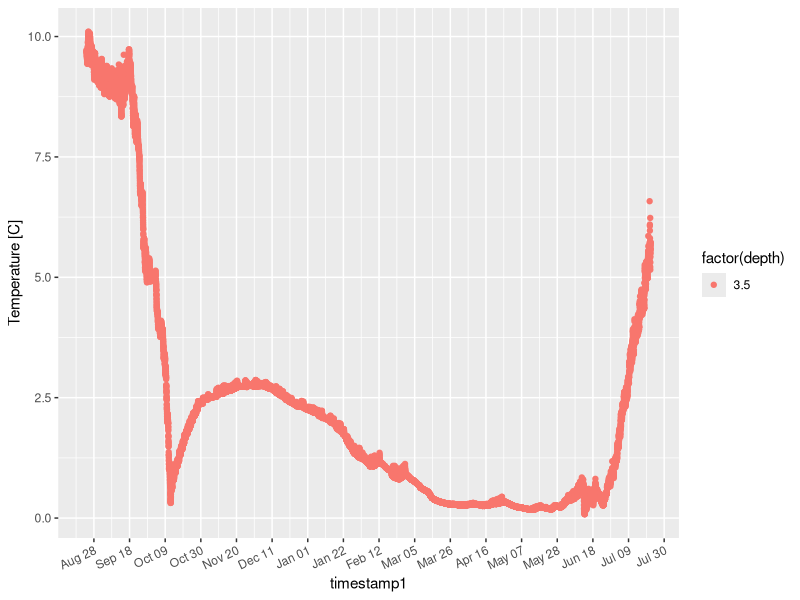
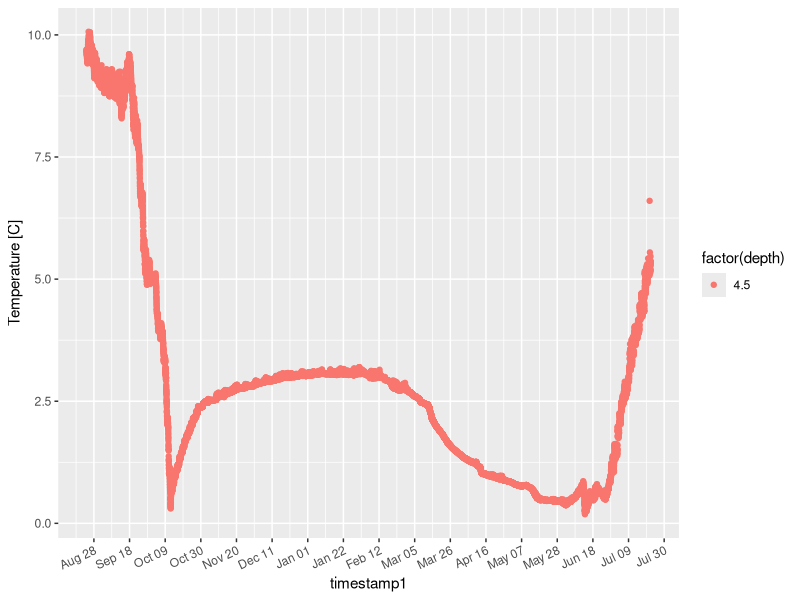
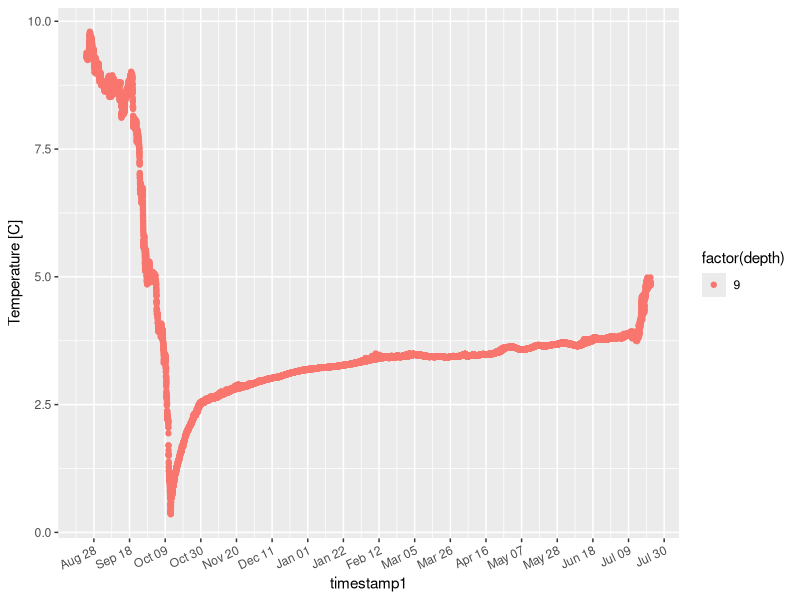
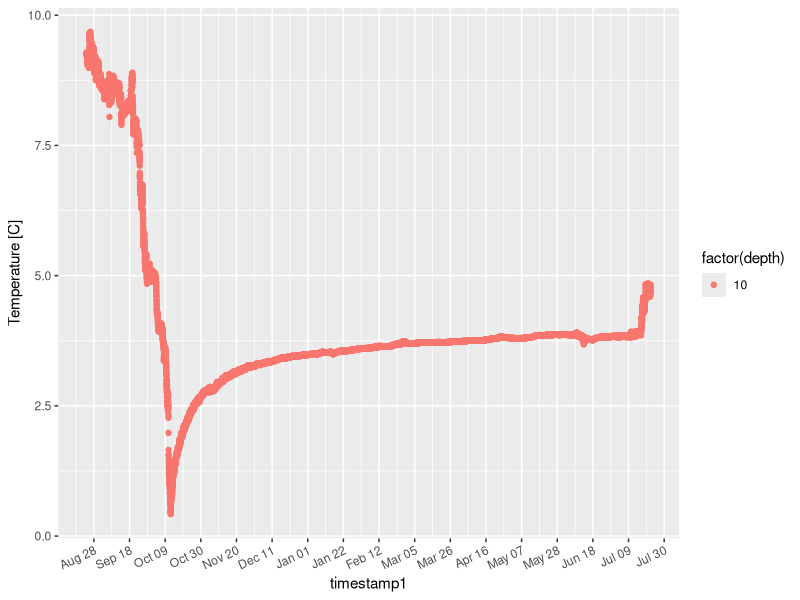
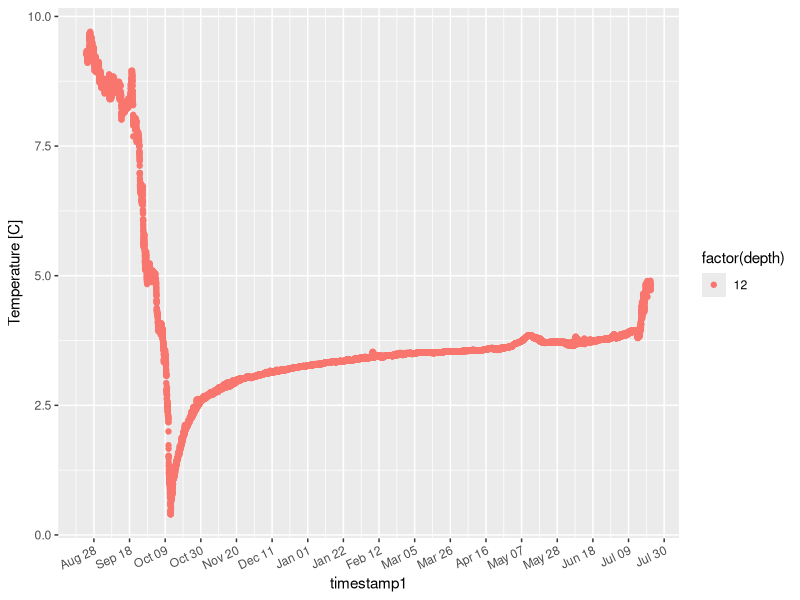
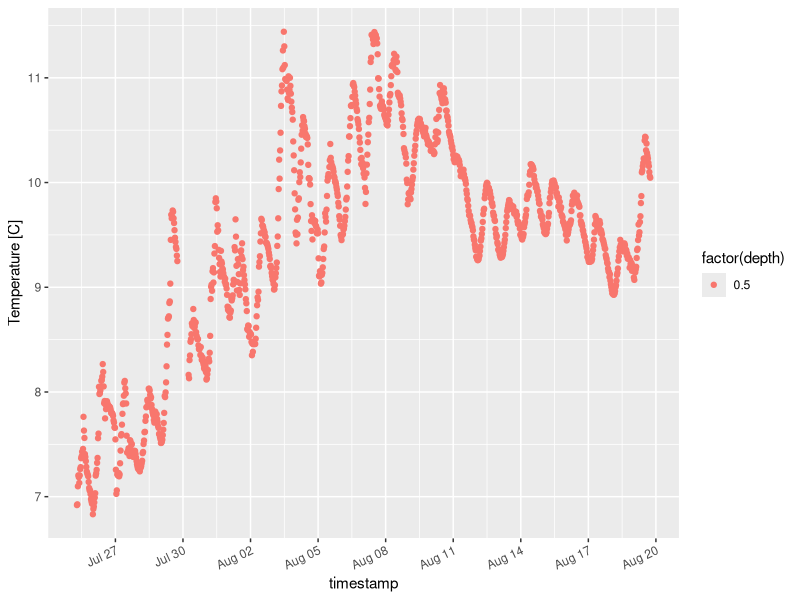
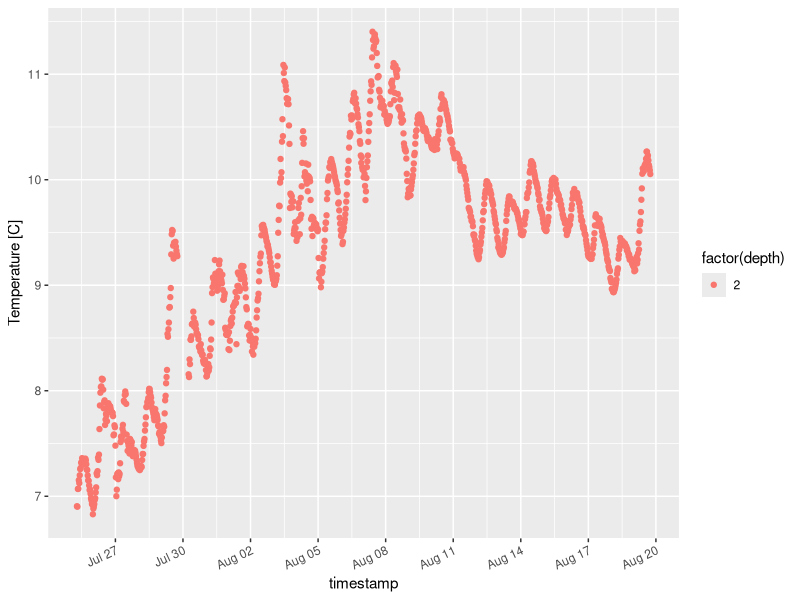
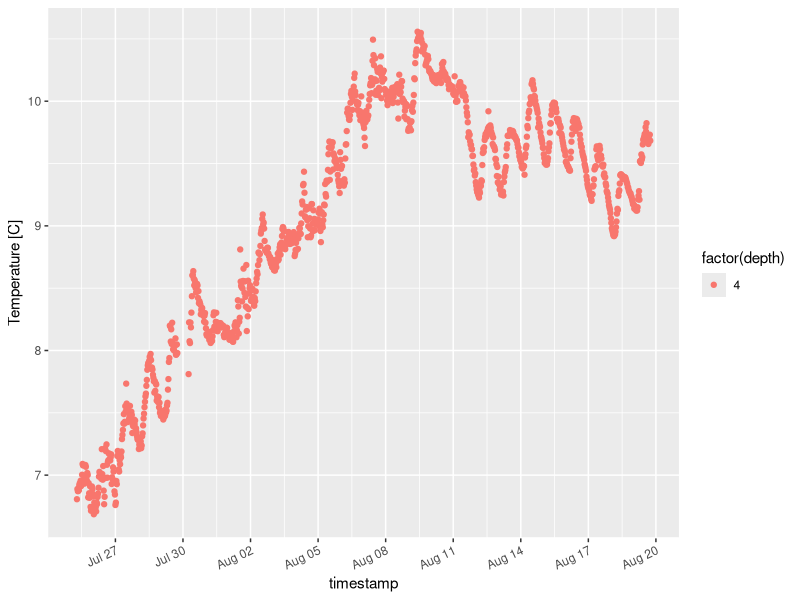

These figures' R source, in order:
# QA'QC for 8 RBR TSolo sensors
# Onging
library(ggplot2)
library(scales)
library(dplyr)

# Back ground information for users:
#    link to product mannual
#    https://rbr-global.com/products/compact-loggers/rbrsolo-t
#    RBR sensors have a measurement range of -5°C to +35°C

# Read in past year's data
old.datTemp <- read.csv("gl4.buoy.RBRTemp.data.csv", header=T)

# Fix timestamp - so it is no longer a character:
old.datTemp$timestamp1 <- as.POSIXct(old.datTemp$timestamp, format= "%Y-%m-%d %H:%M:%OS")
range(old.datTemp$timestamp1)

##############################
### Winter 2018 Deployment ###

### 3.5m temp sensor ###

# 1. Read in new raw data at depth (for 2018-2019): RBR102495_180823_190723_3.5m.csv
rbr.3.5m <- read.csv("RBR102495_180823_190723_3.5m.csv", header=T, sep = ',')
names(rbr.3.5m)
summary(rbr.3.5m)

###
# 2. fix timestamp
rbr.3.5m$timestamp1 <- as.POSIXct(rbr.3.5m$Time, format="%Y-%m-%d %H:%M:%OS")
range(rbr.3.5m$timestamp1)

# restrict for date range
rbr.3.5m <- subset(rbr.3.5m,timestamp1 >= as.POSIXct('2018-08-24 13:00:00') & 
                  timestamp1 <= as.POSIXct('2019-07-23 00:00:00'))
range(rbr.3.5m$timestamp1)

#check new summary
summary(rbr.3.5m) 
# temp range: 0.0794 to 10.0993

###
# 3. add in column for depth, deployment and sensor 
rbr.3.5m$depth <- 3.5
rbr.3.5m$deployment <- "Winter2018"
rbr.3.5m$sensor <- 102495

qplot(timestamp1, Temperature, data = rbr.3.5m, geom="point", ylab = "Temperature [C]", color = factor(depth)) +
  scale_x_datetime(date_breaks = "504 hour", labels = date_format("%b %d")) +
  theme(axis.text.x = element_text(angle = 25, vjust = 1.0, hjust = 1.0))


### 4.5m temp sensor ###

# 1. Read in new raw data at depth (for 2018-2019): RBR102496_180823_190723_4.5m.csv
rbr.4.5m <- read.csv("RBR102496_180823_190723_4.5m.csv", header=T, sep = ',')
names(rbr.4.5m)
summary(rbr.4.5m)

###
# 2. fix timestamp
rbr.4.5m$timestamp1 <- as.POSIXct(rbr.4.5m$Time, format="%Y-%m-%d %H:%M:%OS")
range(rbr.4.5m$timestamp1)

# restrict for date range
rbr.4.5m <- subset(rbr.4.5m,timestamp1 >= as.POSIXct('2018-08-24 13:00:00') & 
                     timestamp1 <= as.POSIXct('2019-07-23 00:00:00'))
range(rbr.4.5m$timestamp1)

#check new summary
summary(rbr.4.5m) 
# temp range: 0.1861 to 10.0647

###
# 3. add in column for depth, deployment and sensor 
rbr.4.5m$depth <- 4.5
rbr.4.5m$deployment <- "Winter2018"
rbr.4.5m$sensor <- 102496

qplot(timestamp1, Temperature, data = rbr.4.5m, geom="point", ylab = "Temperature [C]", color = factor(depth)) +
  scale_x_datetime(date_breaks = "504 hour", labels = date_format("%b %d")) +
  theme(axis.text.x = element_text(angle = 25, vjust = 1.0, hjust = 1.0))

### 6m temp sensor ###
# download error RBR102497_180823_190723_6m.xlsx

### 8m temp sensor ###
# download error RBR102497_180823_190723_6m.xlsx

### 9m temp sensor ###

# 1. Read in new raw data at depth (for 2018-2019): RBR102499_180823_190723_9m.csv
rbr.9m <- read.csv("RBR102499_180823_190723_9m.csv", header=T, sep = ',')
names(rbr.9m)
summary(rbr.9m)

###
# 2. fix timestamp
rbr.9m$timestamp1 <- as.POSIXct(rbr.9m$Time, format="%Y-%m-%d %H:%M:%OS")
range(rbr.9m$timestamp1)

# restrict for date range
rbr.9m <- subset(rbr.9m,timestamp1 >= as.POSIXct('2018-08-24 13:00:00') & 
                     timestamp1 <= as.POSIXct('2019-07-23 00:00:00'))
range(rbr.9m$timestamp1)

#check new summary
summary(rbr.9m) 
# temp range: 0.3547 to 9.7952

###
# 3. add in column for depth, deployment and sensor 
rbr.9m$depth <- 9
rbr.9m$deployment <- "Winter2018"
rbr.9m$sensor <- 102499

qplot(timestamp1, Temperature, data = rbr.9m, geom="point", ylab = "Temperature [C]", color = factor(depth)) +
  scale_x_datetime(date_breaks = "504 hour", labels = date_format("%b %d")) +
  theme(axis.text.x = element_text(angle = 25, vjust = 1.0, hjust = 1.0))


### 10m temp sensor ###
# 1. Read in new raw data at depth (for 2018-2019): RBR102500_180823_190723_10m.csv
rbr.10m <- read.csv("RBR102500_180823_190723_10m.csv", header=T, sep = ',')
names(rbr.10m)
summary(rbr.10m)

###
# 2. fix timestamp
rbr.10m$timestamp1 <- as.POSIXct(rbr.10m$Time, format="%Y-%m-%d %H:%M:%OS")
range(rbr.10m$timestamp1)

# restrict for date range
rbr.10m <- subset(rbr.10m,timestamp1 >= as.POSIXct('2018-08-24 13:00:00') & 
                   timestamp1 <= as.POSIXct('2019-07-23 00:00:00'))
range(rbr.10m$timestamp1)

#check new summary
summary(rbr.10m) 
# temp range: 0.419 to 9.682

###
# 3. add in column for depth, deployment and sensor 
rbr.10m$depth <- 10
rbr.10m$deployment <- "Winter2018"
rbr.10m$sensor <- 102500

qplot(timestamp1, Temperature, data = rbr.10m, geom="point", ylab = "Temperature [C]", color = factor(depth)) +
  scale_x_datetime(date_breaks = "504 hour", labels = date_format("%b %d")) +
  theme(axis.text.x = element_text(angle = 25, vjust = 1.0, hjust = 1.0))


### 12m temp sensor ###
# 1. Read in new raw data at depth (for 2018-2019): RBR102501_180823_190723_12m.csv
rbr.12m <- read.csv("RBR102501_180823_190723_12m.csv", header=T, sep = ',')
names(rbr.12m)
summary(rbr.12m)

###
# 2. fix timestamp
rbr.12m$timestamp1 <- as.POSIXct(rbr.12m$Time, format="%Y-%m-%d %H:%M:%OS")
range(rbr.12m$timestamp1)

# restrict for date range
rbr.12m <- subset(rbr.12m, timestamp1 >= as.POSIXct('2018-08-24 13:00:00') & 
                    timestamp1 <= as.POSIXct('2019-07-23 00:00:00'))
range(rbr.12m$timestamp1)

#check new summary
summary(rbr.12m) 
# temp range: 0.3993 to 9.7049

###
# 3. add in column for depth, deployment and sensor 
rbr.12m$depth <- 12
rbr.12m$deployment <- "Winter2018"
rbr.12m$sensor <- 102501

qplot(timestamp1, Temperature, data = rbr.12m, geom="point", ylab = "Temperature [C]", color = factor(depth)) +
  scale_x_datetime(date_breaks = "504 hour", labels = date_format("%b %d")) +
  theme(axis.text.x = element_text(angle = 25, vjust = 1.0, hjust = 1.0))

######################################################
########## ALL DO + Winter2018 DATA #################

###
# 1. combine all QAQC winter 2018
RBR_temp_winter18 <- rbind(rbr.3.5m, rbr.4.5m, rbr.9m, rbr.10m, rbr.12m)
summary(RBR_temp_winter18)

###
# 2. Add in year 
RBR_temp_winter18 <- transform(RBR_temp_winter18,
                             year = as.numeric(format(timestamp1, '%Y')))

names(RBR_temp_winter18)

###
# 3.select for relevant parameters
RBR_temp_winter18 <- subset(RBR_temp_winter18, select=c(sensor, deployment, year, timestamp1, depth,
                                                    Temperature))
colnames(RBR_temp_winter18)[6] = "temperature"

# 3.select for relevant parameters
old.datTemp <- subset(old.datTemp, select=c(sensor, deployment, year, timestamp1, depth,
                                                        temperature))

###
# 4. Add winter 2018 to summer 2018
RBR_temp_agg18 <- rbind(old.datTemp, RBR_temp_winter18)
summary(RBR_temp_agg18)

###
# 5. change names
colnames(RBR_temp_agg18)[4] = "timestamp"

# Plot and facet by deployment:
p <- ggplot(RBR_temp_agg18, aes(x=timestamp, y=(temperature), colour =as.factor(depth))) +
  geom_point(alpha = 0.5) +
  #stat_smooth(method="lm", se=TRUE, formula=y ~ poly(x, 3, raw=TRUE), alpha=0.15) +
  scale_x_datetime(date_breaks = "504 hour", labels = date_format("%b %d")) +
  theme_classic() + xlab("Time stamp") + ylab("DO") 



##############################
##############################
### Summer 2019 Deployment ###

# As a deployment note we removed the buoy from GL4 on 2019-07-30 
# from 9:30-11:00 am to add the chlorophyll-a sensor (C7).

### 0.5m temp sensor ###
# 1. Read in new raw data at depth (for 2018-2019): RBR102495_190725_190820_0.5m.csv
rbr.0.5m <- read.csv("RBR102495_190725_190820_0.5m.csv", header=T, sep = ',')
names(rbr.0.5m)
summary(rbr.0.5m)

###
# 2. fix timestamp
rbr.0.5m$timestamp <- as.POSIXct(rbr.0.5m$Time, format="%Y-%m-%d %H:%M:%OS")
range(rbr.0.5m$timestamp)

# restrict for date range
rbr.0.5ma <- subset(rbr.0.5m,timestamp >= as.POSIXct('2019-07-25 13:00:00') & 
                   timestamp <= as.POSIXct('2019-07-30 00:00:00'))
range(rbr.0.5ma$timestamp)
rbr.0.5mb <- subset(rbr.0.5m,timestamp >= as.POSIXct('2019-07-30 12:00:00') & 
                   timestamp <= as.POSIXct('2019-08-20 00:00:00'))
range(rbr.0.5mb$timestamp)
rbr.0.5m_1 <- rbind(rbr.0.5mb, rbr.0.5ma)

#check new summary
summary(rbr.0.5m_1) 
# temp range: 6.832 to 11.440

###
# 3. add in column for depth, deployment and sensor 
rbr.0.5m_1$depth <- 0.5
rbr.0.5m_1$deployment <- "Summer2019"
rbr.0.5m_1$sensor <- 102495

qplot(timestamp, Temperature, data = rbr.0.5m_1, geom="point", ylab = "Temperature [C]", color = factor(depth)) +
  scale_x_datetime(date_breaks = "72 hour", labels = date_format("%b %d")) +
  theme(axis.text.x = element_text(angle = 25, vjust = 1.0, hjust = 1.0))


### 2m temp sensor ###
# 1. Read in new raw data at depth (for 2018-2019): RBR102496_190725_190820_2m.csv
rbr.2m <- read.csv("RBR102496_190725_190820_2m.csv", header=T, sep = ',')
names(rbr.2m)
summary(rbr.2m)

###
# 2. fix timestamp
rbr.2m$timestamp <- as.POSIXct(rbr.2m$Time, format="%Y-%m-%d %H:%M:%OS")
range(rbr.2m$timestamp)

# restrict for date range
rbr.2ma <- subset(rbr.2m,timestamp >= as.POSIXct('2019-07-25 13:00:00') & 
                      timestamp <= as.POSIXct('2019-07-30 00:00:00'))

rbr.2mb <- subset(rbr.2m,timestamp >= as.POSIXct('2019-07-30 12:00:00') & 
                      timestamp <= as.POSIXct('2019-08-20 00:00:00'))
rbr.2m_1 <- rbind(rbr.2mb, rbr.2ma)

#check new summary
summary(rbr.2m_1) 
# temp range: 6.832 to 11.440

###
# 3. add in column for depth, deployment and sensor 
rbr.2m_1$depth <- 2
rbr.2m_1$deployment <- "Summer2019"
rbr.2m_1$sensor <- 102496

qplot(timestamp, Temperature, data = rbr.2m_1, geom="point", ylab = "Temperature [C]", color = factor(depth)) +
  scale_x_datetime(date_breaks = "72 hour", labels = date_format("%b %d")) +
  theme(axis.text.x = element_text(angle = 25, vjust = 1.0, hjust = 1.0))


### 4m temp sensor ###
# 1. Read in new raw data at depth (for 2018-2019): RBR102497_190725_190820_4m.csv
rbr.4m <- read.csv("RBR102497_190725_190820_4m.csv", header=T, sep = ',')
names(rbr.4m)
summary(rbr.4m)

###
# 2. fix timestamp
rbr.4m$timestamp <- as.POSIXct(rbr.4m$Time, format="%Y-%m-%d %H:%M:%OS")
range(rbr.4m$timestamp)

# restrict for date range
rbr.4ma <- subset(rbr.4m,timestamp >= as.POSIXct('2019-07-25 13:00:00') & 
                    timestamp <= as.POSIXct('2019-07-30 00:00:00'))

rbr.4mb <- subset(rbr.4m,timestamp >= as.POSIXct('2019-07-30 12:00:00') & 
                    timestamp <= as.POSIXct('2019-08-20 00:00:00'))
rbr.4m_1 <- rbind(rbr.4mb, rbr.4ma)

#check new summary
summary(rbr.4m_1) 
# temp range: 6.832 to 11.440

###
# 3. add in column for depth, deployment and sensor 
rbr.4m_1$depth <- 4
rbr.4m_1$deployment <- "Summer2019"
rbr.4m_1$sensor <- 102497

qplot(timestamp, Temperature, data = rbr.4m_1, geom="point", ylab = "Temperature [C]", color = factor(depth)) +
  scale_x_datetime(date_breaks = "72 hour", labels = date_format("%b %d")) +
  theme(axis.text.x = element_text(angle = 25, vjust = 1.0, hjust = 1.0))

### 6m temp sensor ###
# 1. Read in new raw data at depth (for 2018-2019): RBR102498_190725_190820_6m.csv
rbr.6m <- read.csv("RBR102498_190725_190820_6m.csv", header=T, sep = ',')
names(rbr.6m)
summary(rbr.6m)

###
# 2. fix timestamp
rbr.6m$timestamp <- as.POSIXct(rbr.6m$Time, format="%Y-%m-%d %H:%M:%OS")
range(rbr.6m$timestamp)

# restrict for date range
rbr.6ma <- subset(rbr.6m,timestamp >= as.POSIXct('2019-07-25 13:00:00') & 
                    timestamp <= as.POSIXct('2019-07-30 00:00:00'))

rbr.6mb <- subset(rbr.6m,timestamp >= as.POSIXct('2019-07-30 12:00:00') & 
                    timestamp <= as.POSIXct('2019-08-20 00:00:00'))
rbr.6m_1 <- rbind(rbr.6mb, rbr.6ma)

#check new summary
summary(rbr.6m_1) 
# temp range: 6.449 to 10.309

###
# 3. add in column for depth, deployment and sensor 
rbr.6m_1$depth <- 6
rbr.6m_1$deployment <- "Summer2019"
rbr.6m_1$sensor <- 102498

qplot(timestamp, Temperature, data = rbr.6m_1, geom="point", ylab = "Temperature [C]", color = factor(depth)) +
  scale_x_datetime(date_breaks = "72 hour", labels = date_format("%b %d")) +
  theme(axis.text.x = element_text(angle = 25, vjust = 1.0, hjust = 1.0))


### 8m temp sensor ###
# 1. Read in new raw data at depth (for 2018-2019): RBR102499_190725_190820_8m.csv
rbr.8m <- read.csv("RBR102499_190725_190820_8m.csv", header=T, sep = ',')
names(rbr.8m)
summary(rbr.8m)

###
# 2. fix timestamp
rbr.8m$timestamp <- as.POSIXct(rbr.8m$Time, format="%Y-%m-%d %H:%M:%OS")
range(rbr.8m$timestamp)

# restrict for date range
rbr.8ma <- subset(rbr.8m,timestamp >= as.POSIXct('2019-07-25 13:00:00') & 
                    timestamp <= as.POSIXct('2019-07-30 00:00:00'))

rbr.8mb <- subset(rbr.8m,timestamp >= as.POSIXct('2019-07-30 12:00:00') & 
                    timestamp <= as.POSIXct('2019-08-20 00:00:00'))


rbr.8m_1 <- rbind(rbr.8mb, rbr.8ma)

#check new summary
summary(rbr.8m_1) 
# temp range: 6.219 to 9.755

###
# 3. add in column for depth, deployment and sensor 
rbr.8m_1$depth <- 8
rbr.8m_1$deployment <- "Summer2019"
rbr.8m_1$sensor <- 102499

qplot(timestamp, Temperature, data = rbr.8m_1, geom="point", ylab = "Temperature [C]", color = factor(depth)) +
  scale_x_datetime(date_breaks = "72 hour", labels = date_format("%b %d")) +
  theme(axis.text.x = element_text(angle = 25, vjust = 1.0, hjust = 1.0))


### 10m temp sensor ###
# 1. Read in new raw data at depth (for 2018-2019): RBR102500_190725_190820_10m.csv
rbr.10m <- read.csv("RBR102500_190725_190820_10m.csv", header=T, sep = ',')
names(rbr.10m)
summary(rbr.10m)

###
# 2. fix timestamp
rbr.10m$timestamp <- as.POSIXct(rbr.10m$Time, format="%Y-%m-%d %H:%M:%OS")
range(rbr.10m$timestamp)

# restrict for date range
rbr.10ma <- subset(rbr.10m,timestamp >= as.POSIXct('2019-07-25 13:00:00') & 
                    timestamp <= as.POSIXct('2019-07-30 00:00:00'))

rbr.10mb <- subset(rbr.10m,timestamp >= as.POSIXct('2019-07-30 12:00:00') & 
                    timestamp <= as.POSIXct('2019-08-20 00:00:00'))
rbr.10m_1 <- rbind(rbr.10mb, rbr.10ma)

#check new summary
summary(rbr.10m_1) 
# temp range: 5.373 to 9.436

###
# 3. add in column for depth, deployment and sensor 
rbr.10m_1$depth <- 10
rbr.10m_1$deployment <- "Summer2019"
rbr.10m_1$sensor <- 102500

qplot(timestamp, Temperature, data = rbr.10m_1, geom="point", ylab = "Temperature [C]", color = factor(depth)) +
  scale_x_datetime(date_breaks = "72 hour", labels = date_format("%b %d")) +
  theme(axis.text.x = element_text(angle = 25, vjust = 1.0, hjust = 1.0))


### 12m temp sensor ###
# 1. Read in new raw data at depth (for 2018-2019): RBR102501_190725_190820_12m.csv
rbr.12m <- read.csv("RBR102501_190725_190820_12m.csv", header=T, sep = ',')
names(rbr.12m)
summary(rbr.12m)

###
# 2. fix timestamp
rbr.12m$timestamp <- as.POSIXct(rbr.12m$Time, format="%Y-%m-%d %H:%M:%OS")
range(rbr.12m$timestamp)

# restrict for date range
rbr.12ma <- subset(rbr.12m,timestamp >= as.POSIXct('2019-07-25 13:00:00') & 
                     timestamp <= as.POSIXct('2019-07-30 00:00:00'))

rbr.12mb <- subset(rbr.12m,timestamp >= as.POSIXct('2019-07-30 12:00:00') & 
                     timestamp <= as.POSIXct('2019-08-20 00:00:00'))
rbr.12m_1 <- rbind(rbr.12mb, rbr.12ma)

#check new summary
summary(rbr.12m_1) 
# temp range: 5.373 to 9.436

###
# 3. add in column for depth, deployment and sensor 
rbr.12m_1$depth <- 12
rbr.12m_1$deployment <- "Summer2019"
rbr.12m_1$sensor <- 102501

qplot(timestamp, Temperature, data = rbr.12m_1, geom="point", ylab = "Temperature [C]", color = factor(depth)) +
  scale_x_datetime(date_breaks = "72 hour", labels = date_format("%b %d")) +
  theme(axis.text.x = element_text(angle = 25, vjust = 1.0, hjust = 1.0))


### 13m temp sensor ###
# 1. Read in new raw data at depth (for 2018-2019): RBR102502_190725_190820_13m.csv
rbr.13m <- read.csv("RBR102502_190725_190820_13m.csv", header=T, sep = ',')
names(rbr.13m)
summary(rbr.13m)

###
# 2. fix timestamp
rbr.13m$timestamp <- as.POSIXct(rbr.13m$Time, format="%Y-%m-%d %H:%M:%OS")
range(rbr.13m$timestamp)

# restrict for date range
rbr.13ma <- subset(rbr.13m,timestamp >= as.POSIXct('2019-07-25 13:00:00') & 
                     timestamp <= as.POSIXct('2019-07-30 00:00:00'))

rbr.13mb <- subset(rbr.12m,timestamp >= as.POSIXct('2019-07-30 12:00:00') & 
                     timestamp <= as.POSIXct('2019-08-20 00:00:00'))
rbr.13m_1 <- rbind(rbr.13ma, rbr.13mb)

#check new summary
summary(rbr.13m_1) 
# temp range: 4.819 to 9.167

###
# 3. add in column for depth, deployment and sensor 
rbr.13m_1$depth <- 13
rbr.13m_1$deployment <- "Summer2019"
rbr.13m_1$sensor <- 102502

qplot(timestamp, Temperature, data = rbr.13m_1, geom="point", ylab = "Temperature [C]", color = factor(depth)) +
  scale_x_datetime(date_breaks = "72 hour", labels = date_format("%b %d")) +
  theme(axis.text.x = element_text(angle = 25, vjust = 1.0, hjust = 1.0))


#############################################################
########## RBR_temp_agg18 + Summer2019 DATA #################

###
# 1. combine all QAQC winter 2018
RBR_temp_summer19 <- rbind(rbr.0.5m_1,rbr.2m_1, rbr.4m_1, rbr.6m_1, rbr.8m_1, rbr.10m_1, rbr.12m_1, rbr.13m_1)
summary(RBR_temp_summer19)

###
# 2. Add in year 
RBR_temp_summer19 <- transform(RBR_temp_summer19,
                               year = as.numeric(format(timestamp, '%Y')))
names(RBR_temp_summer19)

###
# 3.select for relevant parameters
RBR_temp_summer19 <- subset(RBR_temp_summer19, select=c(sensor, deployment, year, timestamp, depth,
                                                        Temperature))
colnames(RBR_temp_summer19)[6] = "temperature"

###
# 4. Add winter 2018 to summer 2018
RBR_temp_agg19 <- rbind(RBR_temp_agg18, RBR_temp_summer19)
summary(RBR_temp_agg19)

# Plot and facet by deployment:
p <- ggplot(RBR_temp_agg19, aes(x=timestamp, y=(temperature), colour =as.factor(depth))) +
  geom_point(alpha = 0.5) +
  #stat_smooth(method="lm", se=TRUE, formula=y ~ poly(x, 3, raw=TRUE), alpha=0.15) +
  scale_x_datetime(date_breaks = "504 hour", labels = date_format("%b %d")) +
  theme_classic() + xlab("Time stamp") + ylab("DO") 

#write.csv(RBR_temp_agg19, "Summer2019_RBR_Temp.csv") # complied data file of all RBR sensors along buoy line

